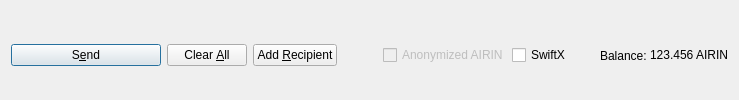
         <widget class="QFrame" name="frame_Send">
          <layout class="QHBoxLayout" name="horizontalLayout">
           <property name="bottomMargin">
            <number>0</number>
           </property>
           <item>
            <widget class="QPushButton" name="sendButton">
             <property name="minimumSize">
              <size>
               <width>150</width>
               <height>0</height>
              </size>
             </property>
             <property name="toolTip">
              <string>Confirm the send action</string>
             </property>
             <property name="text">
              <string>S&amp;end</string>
             </property>
             <property name="icon">
              <iconset resource="../airin.qrc">
               <normaloff>:/icons/send</normaloff>:/icons/send</iconset>
             </property>
             <property name="autoDefault">
              <bool>false</bool>
             </property>
             <property name="default">
              <bool>true</bool>
             </property>
            </widget>
           </item>
           <item>
            <widget class="QPushButton" name="clearButton">
             <property name="sizePolicy">
              <sizepolicy hsizetype="Minimum" vsizetype="Fixed">
               <horstretch>0</horstretch>
               <verstretch>0</verstretch>
              </sizepolicy>
             </property>
             <property name="toolTip">
              <string>Clear all fields of the form.</string>
             </property>
             <property name="text">
              <string>Clear &amp;All</string>
             </property>
             <property name="icon">
              <iconset resource="../airin.qrc">
               <normaloff>:/icons/remove</normaloff>:/icons/remove</iconset>
             </property>
             <property name="autoDefault">
              <bool>false</bool>
             </property>
            </widget>
           </item>
           <item>
            <widget class="QPushButton" name="addButton">
             <property name="toolTip">
              <string>Send to multiple recipients at once</string>
             </property>
             <property name="text">
              <string>Add &amp;Recipient</string>
             </property>
             <property name="icon">
              <iconset resource="../airin.qrc">
               <normaloff>:/icons/add</normaloff>:/icons/add</iconset>
             </property>
             <property name="autoDefault">
              <bool>false</bool>
             </property>
            </widget>
           </item>
           <item>
            <spacer name="horizontalSpacer">
             <property name="orientation">
              <enum>Qt::Horizontal</enum>
             </property>
             <property name="sizeHint" stdset="0">
              <size>
               <width>40</width>
               <height>20</height>
              </size>
             </property>
            </spacer>
           </item>
           <item>
            <layout class="QHBoxLayout" name="horizontalLayout_2">
             <property name="spacing">
              <number>3</number>
             </property>
             <item>
              <widget class="QCheckBox" name="checkzAIRIN">
               <property name="enabled">
                <bool>false</bool>
               </property>
               <property name="text">
                <string>Anonymized AIRIN</string>
               </property>
              </widget>
             </item>
             <item>
              <widget class="QCheckBox" name="checkSwiftTX">
               <property name="enabled">
                <bool>true</bool>
               </property>
               <property name="minimumSize">
                <size>
                 <width>85</width>
                 <height>0</height>
                </size>
               </property>
               <property name="text">
                <string>SwiftX</string>
               </property>
              </widget>
             </item>
             <item>
              <widget class="QLabel" name="label">
               <property name="text">
                <string>Balance:</string>
               </property>
              </widget>
             </item>
             <item>
              <widget class="QLabel" name="labelBalance">
               <property name="sizePolicy">
                <sizepolicy hsizetype="Preferred" vsizetype="Fixed">
                 <horstretch>0</horstretch>
                 <verstretch>0</verstretch>
                </sizepolicy>
               </property>
               <property name="cursor">
                <cursorShape>IBeamCursor</cursorShape>
               </property>
               <property name="text">
                <string notr="true">123.456 AIRIN</string>
               </property>
               <property name="textInteractionFlags">
                <set>Qt::LinksAccessibleByMouse|Qt::TextSelectableByKeyboard|Qt::TextSelectableByMouse</set>
               </property>
              </widget>
             </item>
            </layout>
           </item>
          </layout>
         </widget>
